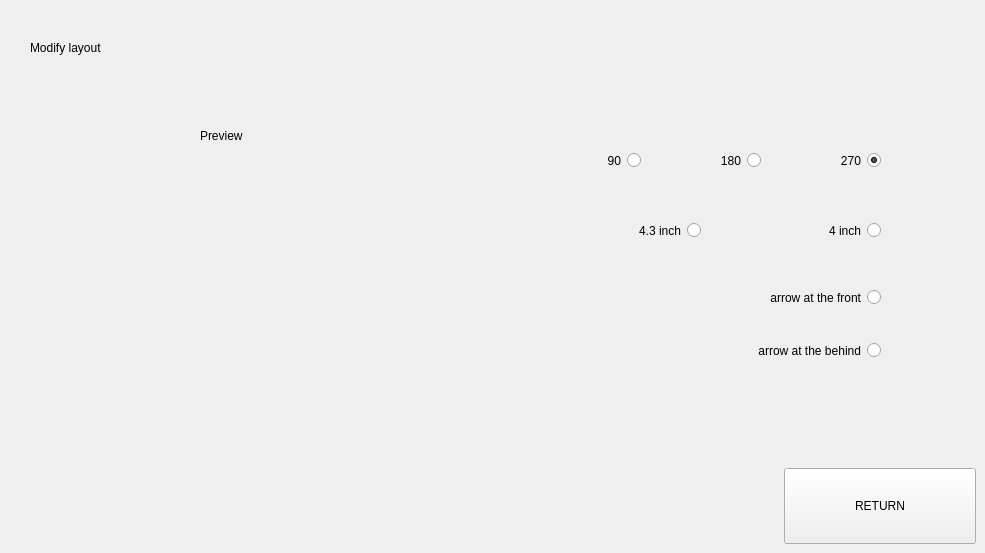
     <widget class="QWidget" name="page31_layout">
      <widget class="QLabel" name="label_31_title">
       <property name="geometry">
        <rect>
         <x>30</x>
         <y>10</y>
         <width>721</width>
         <height>76</height>
        </rect>
       </property>
       <property name="text">
        <string>Modify layout</string>
       </property>
      </widget>
      <widget class="QLabel" name="label_31_preview">
       <property name="geometry">
        <rect>
         <x>200</x>
         <y>110</y>
         <width>300</width>
         <height>51</height>
        </rect>
       </property>
       <property name="text">
        <string>Preview</string>
       </property>
      </widget>
      <widget class="QLabel" name="img_31_preview">
       <property name="geometry">
        <rect>
         <x>30</x>
         <y>170</y>
         <width>480</width>
         <height>272</height>
        </rect>
       </property>
       <property name="minimumSize">
        <size>
         <width>480</width>
         <height>272</height>
        </size>
       </property>
       <property name="maximumSize">
        <size>
         <width>480</width>
         <height>272</height>
        </size>
       </property>
       <property name="text">
        <string/>
       </property>
      </widget>
      <widget class="QRadioButton" name="radio_srn_arrow">
       <property name="geometry">
        <rect>
         <x>560</x>
         <y>277</y>
         <width>321</width>
         <height>41</height>
        </rect>
       </property>
       <property name="layoutDirection">
        <enum>Qt::RightToLeft</enum>
       </property>
       <property name="text">
        <string>arrow at the front</string>
       </property>
       <property name="checked">
        <bool>false</bool>
       </property>
      </widget>
      <widget class="QRadioButton" name="radio_srn_floor">
       <property name="geometry">
        <rect>
         <x>560</x>
         <y>330</y>
         <width>321</width>
         <height>41</height>
        </rect>
       </property>
       <property name="layoutDirection">
        <enum>Qt::RightToLeft</enum>
       </property>
       <property name="text">
        <string>arrow at the behind</string>
       </property>
       <property name="checked">
        <bool>false</bool>
       </property>
      </widget>
      <widget class="QPushButton" name="btn_31_return">
       <property name="geometry">
        <rect>
         <x>784</x>
         <y>468</y>
         <width>192</width>
         <height>76</height>
        </rect>
       </property>
       <property name="sizePolicy">
        <sizepolicy hsizetype="Minimum" vsizetype="Expanding">
         <horstretch>0</horstretch>
         <verstretch>0</verstretch>
        </sizepolicy>
       </property>
       <property name="text">
        <string>RETURN</string>
       </property>
      </widget>
      <widget class="QRadioButton" name="radio_srn_4_3">
       <property name="geometry">
        <rect>
         <x>550</x>
         <y>210</y>
         <width>151</width>
         <height>41</height>
        </rect>
       </property>
       <property name="layoutDirection">
        <enum>Qt::RightToLeft</enum>
       </property>
       <property name="text">
        <string>4.3 inch</string>
       </property>
       <property name="checked">
        <bool>false</bool>
       </property>
      </widget>
      <widget class="QRadioButton" name="radio_srn_4">
       <property name="geometry">
        <rect>
         <x>730</x>
         <y>210</y>
         <width>151</width>
         <height>41</height>
        </rect>
       </property>
       <property name="layoutDirection">
        <enum>Qt::RightToLeft</enum>
       </property>
       <property name="text">
        <string>4 inch</string>
       </property>
       <property name="checked">
        <bool>false</bool>
       </property>
      </widget>
      <widget class="QRadioButton" name="radio_srn_180">
       <property name="geometry">
        <rect>
         <x>660</x>
         <y>140</y>
         <width>101</width>
         <height>41</height>
        </rect>
       </property>
       <property name="layoutDirection">
        <enum>Qt::RightToLeft</enum>
       </property>
       <property name="text">
        <string>180</string>
       </property>
       <property name="checked">
        <bool>false</bool>
       </property>
      </widget>
      <widget class="QRadioButton" name="radio_srn_90">
       <property name="geometry">
        <rect>
         <x>550</x>
         <y>140</y>
         <width>91</width>
         <height>41</height>
        </rect>
       </property>
       <property name="layoutDirection">
        <enum>Qt::RightToLeft</enum>
       </property>
       <property name="text">
        <string>90</string>
       </property>
       <property name="checked">
        <bool>false</bool>
       </property>
      </widget>
      <widget class="QRadioButton" name="radio_srn_270">
       <property name="geometry">
        <rect>
         <x>780</x>
         <y>140</y>
         <width>101</width>
         <height>41</height>
        </rect>
       </property>
       <property name="layoutDirection">
        <enum>Qt::RightToLeft</enum>
       </property>
       <property name="text">
        <string>270</string>
       </property>
       <property name="checked">
        <bool>true</bool>
       </property>
      </widget>
     </widget>
